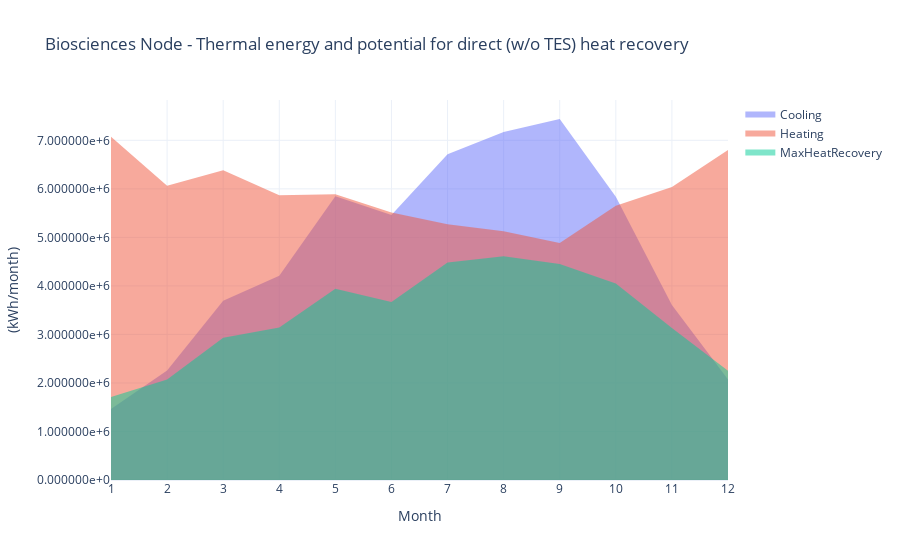

Notebook code cell kept with this figure:
### Code cell
toplot = lot[['Cooling', 'Heating', 'MaxHeatRecovery']].resample("60min").mean()
toplot['month'] = toplot.index.month
toplot = toplot.groupby('month').sum()

fig = go.Figure()
fig.add_trace(go.Scatter(x=toplot.index, y=toplot.Cooling, fill='tozeroy', name='Cooling', mode='none'))
fig.add_trace(go.Scatter(x=toplot.index, y=toplot.Heating, fill='tozeroy', name='Heating', mode='none'))
fig.add_trace(go.Scatter(x=toplot.index, y=toplot.MaxHeatRecovery, fill='tozeroy', name='MaxHeatRecovery', mode='none'))

fig.update_layout(title=f'{node} Node - Thermal energy and potential for direct (w/o TES) heat recovery')
fig.update_yaxes(title='(kWh/month)', tickformat="e")
fig.update_xaxes(title='Month', dtick=1)
fig

### Figure 1 — Plotly figure (JSON) as saved in the notebook; plotly's stock layout.template omitted (floating-point values rounded to 4 significant figures)
{"data": [{"fill": "tozeroy", "mode": "none", "name": "Cooling", "type": "scatter", "x": [1, 2, 3, 4, 5, 6, 7, 8, 9, 10, 11, 12], "y": [1465000.0, 2254000.0, 3694000.0, 4208000.0, 5846000.0, 5463000.0, 6712000.0, 7169000.0, 7440000.0, 5839000.0, 3607000.0, 2070000.0]}, {"fill": "tozeroy", "mode": "none", "name": "Heating", "type": "scatter", "x": [1, 2, 3, 4, 5, 6, 7, 8, 9, 10, 11, 12], "y": [7076000.0, 6065000.0, 6383000.0, 5869000.0, 5889000.0, 5515000.0, 5270000.0, 5127000.0, 4884000.0, 5654000.0, 6039000.0, 6802000.0]}, {"fill": "tozeroy", "mode": "none", "name": "MaxHeatRecovery", "type": "scatter", "x": [1, 2, 3, 4, 5, 6, 7, 8, 9, 10, 11, 12], "y": [1708000.0, 2073000.0, 2930000.0, 3143000.0, 3941000.0, 3667000.0, 4480000.0, 4612000.0, 4451000.0, 4051000.0, 3133000.0, 2252000.0]}], "layout": {"autosize": true, "title": {"text": "Biosciences Node - Thermal energy and potential for direct (w/o TES) heat recovery"}, "xaxis": {"autorange": true, "dtick": 1, "range": [1, 12], "title": {"text": "Month"}, "type": "linear"}, "yaxis": {"autorange": true, "range": [0, 7831000.0], "tickformat": "e", "title": {"text": "(kWh/month)"}, "type": "linear"}}}
